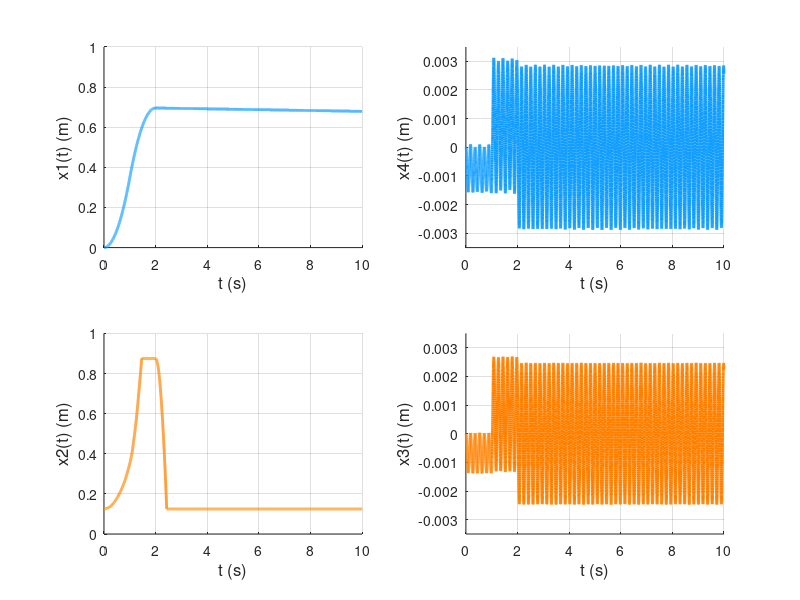
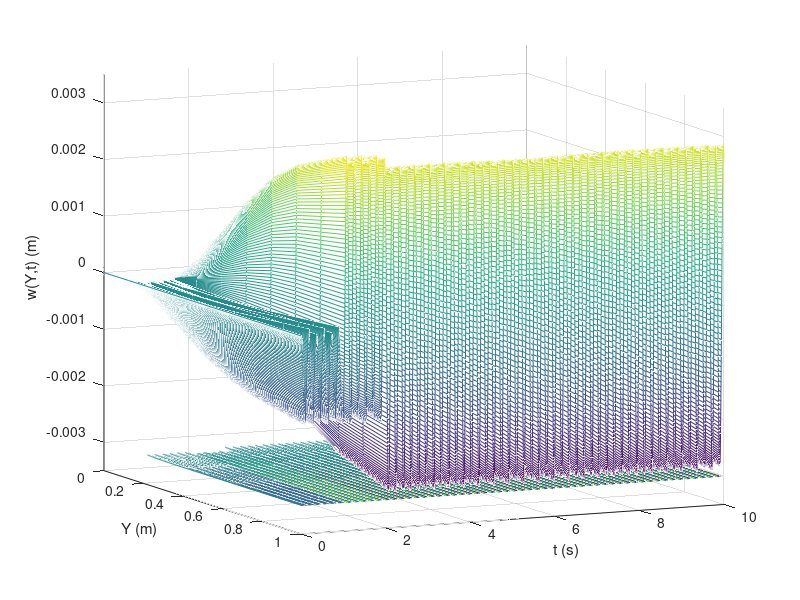

These figures' MATLAB source, in order:
clc;
close all;
clear;
%--------------------------------------------------------------------------
%    Mô phỏng chuyển động của dầm Euler - Bernoulli trong mô hình SMC
%--------------------------------------------------------------------------

% Thiết lập các thông số cho dầm
L = 1; EI = 14.97; rho_A = 2.1;
% Các vật nặng 
mw = 15; mk = 0.2; mh = 0.9; g = 9.81;

% Thiết lập thông số không gian và thời gian
n = 9; r = 10000;
tmax = 10;
delta_Y = L/(n - 1); % Bước không gian
delta_t = tmax/(r - 1); % Bước thời gian

% Khởi tạo ma trận để lưu giá trị
w = zeros(n,r);
x3 = zeros(1,r); % Độ lắc của thanh tại x2 (x3)
x2 = 2; 
wx2 = zeros(1,r);
wx2(1:3) = delta_Y;

% Lực tác động vào xe con
F1 = zeros(1,r);
F1(1:1000) = 10;
F1(1001:2000) = -10;

% Lực tác động vào xe nâng
F2 = zeros(1,r);
F2(1:2000) = 9;

%--------------------------------------------------------------------------
for j = 3:(r - 1)
    wyyy0 = (w(3,j) - 2*w(2,j) + w(1,j))/(2*delta_Y^3);
    S2 = (F1(j + 1) - EI*wyyy0)/mw;
    w(1,j + 1) = 2*w(1,j) - w(1,j - 1) + delta_t^2*S2; % 5b
    for i = 3:(n - 2)
        % Đạo hàm theo Y
        wyyyy = (w(i + 2,j) - 4*w(i + 1,j) + 6*w(i,j) - 4*w(i - 1,j) + w(i - 2,j));
        S1 = (-EI/(rho_A*delta_Y^4))*wyyyy; 
        S4 = (-EI/(mh*delta_Y^3))*wyyyy;
        w(i,j + 1) = 2*w(i,j) - w(i,j - 1) + delta_t^2*S1; % 5a

        % Chuyển động của xe nâng
        dx3dt_2 = (x3(j + 1) - 2*x3(j) + x3(j - 1))/(2*delta_t^2);
        wyx2 = (w(x2 + 1,j - 1) - w(x2 - 1,j - 1))/(2*delta_Y^2);
        wx2(j + 1) = 2*wx2(j) - wx2(j - 1) + (F2(j + 1) - mh*g - mh*dx3dt_2*wyx2)/mh*delta_t^2; % 5c

        % Cập nhật vị trí x2
        if wx2(j + 1) < delta_Y
            x2 = 2;
            wx2(j + 1) = delta_Y;
        elseif wx2(j + 1) > L - delta_Y
            x2 = n - 1;
            wx2(j + 1) = L - delta_Y;
        else
            x2 = ceil(wx2(j + 1)/delta_Y);
        end

        % Độ lắc của thanh
        if wx2(j + 1) ~= x2
            w(i,j + 1) = 2*w(i,j) - w(i,j - 1) + delta_t^2*S1; % 5a
            x3(j + 1) = w(i,j + 1) - w(1,j + 1);
        else
            w(i,j + 1) = 2*w(i,j) - w(i,j - 1) + delta_t^2*S4; % 5d
            x3(j + 1) = w(i,j + 1) - w(1,j + 1);
        end
    end
    wyyyl = (-2*w(n,j) + 3*w(n - 1,j) - w(n - 2,j))/(2*delta_Y^3);
    S3 = (EI/mk)*wyyyl;
    w(2,j + 1) = w(1,j + 1);
    w(n,j + 1) = 2*w(n,j) - w(n,j - 1) + delta_t^2*S3; % 5e
    w(n - 1,j + 1) = (w(n,j + 1) + w(n - 2,j + 1))/2;
end
%--------------------------------------------------------------------------

% Khởi tạo giá trị để mô phỏng
t_tr = 0:delta_t:tmax;

% Vẽ đồ thị
figure(1);
subplot(2,2,1);
grid on;
hold on;
plot(t_tr,w(1,:),'Color',[0.07,0.62,1.00],'LineWidth',2);
% title({'Vị trí của xe con'});
ylabel('x1(t) (m)','FontSize',12);
xlabel('t (s)','FontSize',12);
axis([0 10 0 1]);

subplot(2,2,2);
grid on;
hold on;
plot(t_tr,w(n,:) - w(1,:),'Color',[0.07,0.62,1.00],'LineWidth',2); 
% Vị trí tương đối của mk so với xe con
% title({'Độ lắc đỉnh thanh'});
ylabel('x4(t) (m)','FontSize',12);
xlabel('t (s)','FontSize',12);
axis([0 10 -3.5*10^-3 3.5*10^-3]);

subplot(2,2,3);
grid on;
hold on;
plot(t_tr,wx2,'Color',[1 0.5 0],'LineWidth',2);
% title({'Vị trí xe nâng'});
ylabel('x2(t) (m)','FontSize',12);
xlabel('t (s)','FontSize',12);
axis([0 10 0 1]);

subplot(2,2,4);
grid on;
hold on;
plot(t_tr,x3,'Color',[1 0.5 0],'LineWidth',2);
% title({'Độ lắc xe nâng'});
ylabel('x3(t) (m)','FontSize',12);
xlabel('t (s)','FontSize',12);
axis([0 10 -3.5*10^-3 3.5*10^-3]);

% Dao động cả thanh
figure('Position', [100 100 600 400]);
xc = w - w(1,:);
xc1 = xc';
[X, Y] = meshgrid(0:delta_t:tmax,0:delta_Y:L);
meshc(Y, X, xc);
ylabel('t (s)');
xlabel('Y (m)');
zlabel('w(Y,t) (m)');
view(65,10);
axis([0 1 0 10 -3.5*10^-3 3.5*10^-3]);
yticks([0 2 4 6 8 10]);
